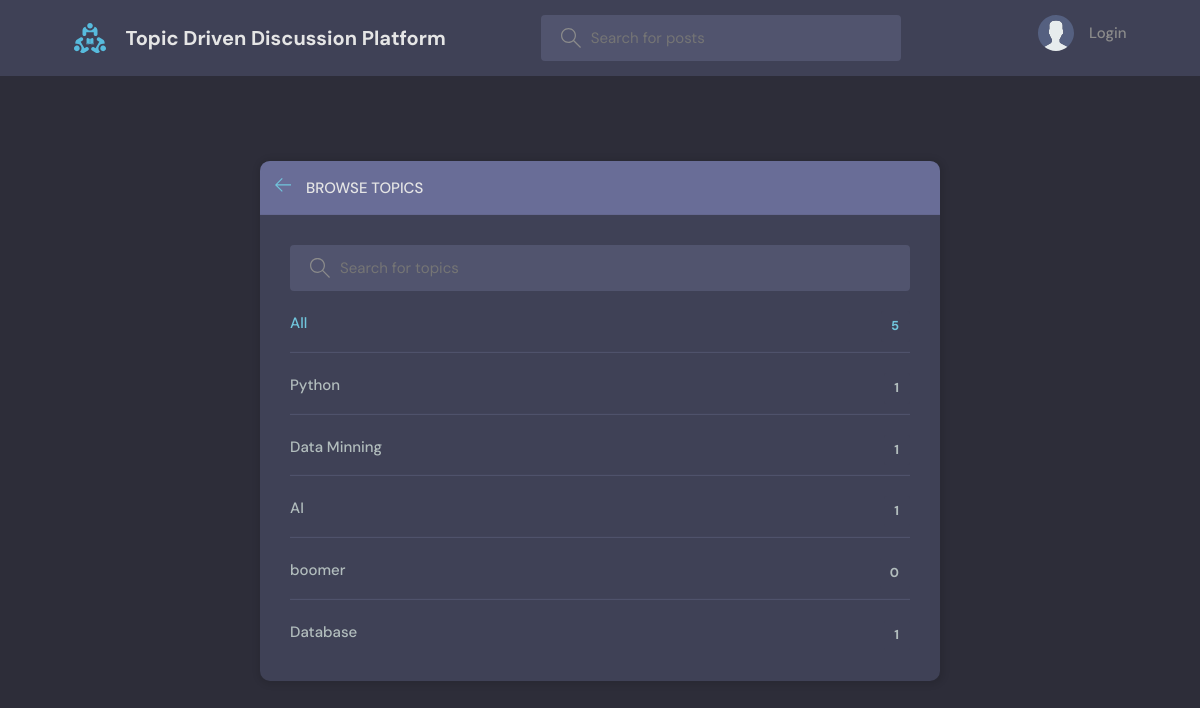
Page /topics/ on the committed database.
### base/models.py (models this page shows, shortened)
class Topic(models.Model):
    name = models.CharField(max_length=200)

### base/views.py (the view)
# urls.py: path('topics/', views.topicsPage, name="topics"),
def topicsPage(request):
    q = request.GET.get('q') if request.GET.get('q') != None else ''
    topics = Topic.objects.filter(name__icontains=q)
    return render(request, 'base/topics.html', {'topics': topics})

### base/templates/base/topics.html (shortened to what this page needs)
{% extends 'main.html' %}
{% block content %}
<main class="create-room layout">
  <div class="container">
    <div class="layout__box">
      <div class="layout__boxHeader">
        <div class="layout__boxTitle">
          <a href="{% url 'home' %}">
            <svg version="1.1" xmlns="http://www.w3.org/2000/svg" width="32" height="32" viewBox="0 0 32 32">
              <title>arrow-left</title>
              <path
                d="M13.723 2.286l-13.723 13.714 13.719 13.714 1.616-1.611-10.96-10.96h27.625v-2.286h-27.625l10.965-10.965-1.616-1.607z">
              </path>
            </svg>
          </a>
          <h3>Browse Topics</h3>
        </div>
      </div>
      <div class="topics-page layout__body">
        <form action="" method="GET" class="header__search">
          <label>
            <input name="q" placeholder="Search for topics" />
          </label>
        </form>
        <ul class="topics__list">
          <li>
            <a href="{% url 'topics' %}" class="active">All <span>{{topics.count}}</span></a>
          </li>
          {% for topic in topics %}
          <li>
            <a href="{% url 'home' %}?q={{topic.name}}">{{ topic.name }} <span>{{topic.room_set.all.count}}</span></a>
          </li>
          {% endfor %}
        </ul>
      </div>
    </div>
  </div>
</main>
{% endblock content %}

### static/styles/style.css (style rules this page uses)
:root { --color-main: #71c6dd; --color-main-light: #e1f6fb; --color-dark: #3f4156; --color-dark-medium: #51546e; --color-dark-light: #696d97; --color-light: #e5e5e5; --color-gray: #8b8b8b; --color-light-gray: #b2bdbd; --color-bg: #2d2d39; --color-success: #5dd693; --color-error: #fc4b0b; }
* { font-family: "DM Sans", -apple-system, BlinkMacSystemFont, "Segoe UI", Roboto, Oxygen, Ubuntu, Cantarell, "Open Sans", "Helvetica Neue", sans-serif; margin: 0; padding: 0; box-sizing: border-box; text-rendering: optimizeLegibility; font-size: inherit; }
html { font-size: 56.25%; }
@media only screen and (min-width: 1200px) { html { font-size: 62.5%; } }
body { line-height: 1.6; font-weight: 400; font-size: 1.5rem; color: var(--color-light-gray); background-color: var(--color-bg); min-height: 100vh; }
a { display: inline-block; color: var(--color-main); text-decoration: none; }
.container { max-width: 120rem; width: 90%; margin: auto; }
.header__search > label { background-color: var(--color-dark-medium); padding: 1.3rem 1rem; display: flex; align-items: center; gap: 1rem; border-radius: 4px; }
.header__search svg { fill: var(--color-gray); width: 2rem; height: 2rem; margin-left: 1rem; }
.header__search input { width: 30rem; background: transparent; border: none; outline: none; color: var(--color-light); }
.layout { margin-top: 2.4rem; }
.layout > .container { display: flex; justify-content: space-between; align-items: flex-start; }
.layout__box { width: 90%; max-width: 48rem; min-height: 40rem; position: absolute; top: 50%; left: 50%; transform: translate(-50%, -46%); background-color: var(--color-dark); border-radius: 1rem; box-shadow: 1px 1px 6px 3px rgba(0, 0, 0, 0.1); overflow: hidden; }
.layout__boxHeader { display: flex; padding: 1.5rem; background-color: var(--color-dark-light); }
.layout__boxTitle { display: flex; gap: 1.5rem; align-items: center; }
.layout__boxTitle h3 { text-transform: uppercase; font-weight: 500; color: var(--color-light); }
.layout__boxTitle svg { width: 1.6rem; height: 1.6rem; fill: var(--color-main); }
.layout__body { margin: 3rem; }
.topics__list { list-style: none; }
.topics__list li a { display: flex; justify-content: space-between; margin-bottom: 3rem; font-weight: 500; color: var(--color-light-gray); transition: all 0.3s ease-in-out; }
.topics__list li a.active, .topics__list li a:hover { color: var(--color-main); }
.topics__list li a span { padding: 0.5rem 1rem; background-color: var(--color-dark); border-radius: 3px; font-size: 1.3rem; font-weight: 700; letter-spacing: 1px; }
.topics-page .topics__list li:not(:last-child) a { margin: 2rem 0; padding-bottom: 1rem; text-decoration: none; border-bottom: 1px solid var(--color-dark-medium); }
.topics-page .header__search { display: block; }
.create-room.layout .layout__box { max-width: 68rem; }

### rows in the picture
Topic: name "Python", room_set.all.count "1"
Topic: name "Data Minning", room_set.all.count "1"
Topic: name "AI", room_set.all.count "1"
Topic: name "boomer", room_set.all.count "0"
Topic: name "Database", room_set.all.count "1"

### other values in the picture
{{ topics.count }} "5"
